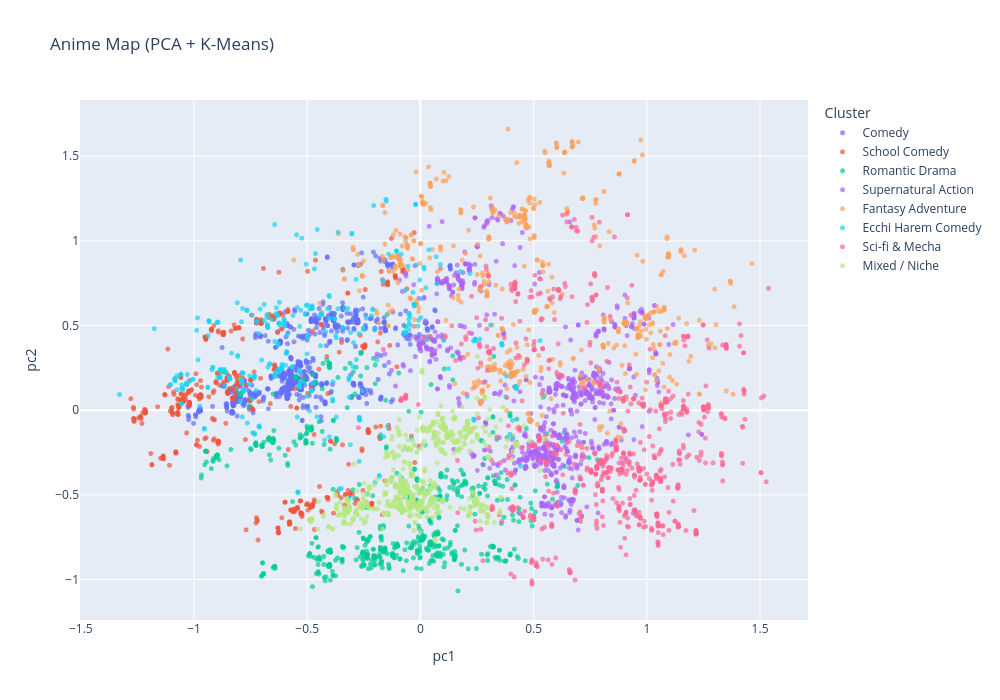

The cell this chart's notebook holds for it:
### Code cell
import plotly.express as px

fig = px.scatter(
    df_map, x="pc1", y="pc2", color="cluster_name",
    hover_name="title_display",
    hover_data={"score": True, "type": True, "genre_display": True, "pc1": False, "pc2": False},
    labels={"cluster_name": "Cluster", "genre_display": "Genres", "score": "Score", "type": "Type"},
    opacity=0.7, width=1000, height=700,
    title="Anime Map (PCA + K-Means)",
)

fig.update_traces(marker=dict(size=5))
fig.show()
fig.write_html("../anime_map.html")

### Figure 1 — Plotly figure (JSON) as saved in the notebook; plotly's stock layout.template omitted (floating-point values rounded to 4 significant figures; data arrays with more than 128 entries replaced by an {"elided": "..."} marker saying what was removed)
{"data": [{"customdata": {"elided": "1242x3 mixed values"}, "hovertemplate": "<b>%{hovertext}</b><br><br>Cluster=Comedy<br>Score=%{customdata[0]}<br>Type=%{customdata[1]}<br>Genres=%{customdata[2]}<extra></extra>", "hovertext": {"elided": "1242 str values"}, "legendgroup": "Comedy", "marker": {"color": "#636efa", "opacity": 0.7, "size": 5, "symbol": "circle"}, "mode": "markers", "name": "Comedy", "showlegend": true, "type": "scattergl", "x": {"elided": "1242 float values"}, "xaxis": "x", "y": {"elided": "1242 float values"}, "yaxis": "y"}, {"customdata": {"elided": "634x3 mixed values"}, "hovertemplate": "<b>%{hovertext}</b><br><br>Cluster=School Comedy<br>Score=%{customdata[0]}<br>Type=%{customdata[1]}<br>Genres=%{customdata[2]}<extra></extra>", "hovertext": {"elided": "634 str values"}, "legendgroup": "School Comedy", "marker": {"color": "#EF553B", "opacity": 0.7, "size": 5, "symbol": "circle"}, "mode": "markers", "name": "School Comedy", "showlegend": true, "type": "scattergl", "x": {"elided": "634 float values"}, "xaxis": "x", "y": {"elided": "634 float values"}, "yaxis": "y"}, {"customdata": {"elided": "746x3 mixed values"}, "hovertemplate": "<b>%{hovertext}</b><br><br>Cluster=Romantic Drama<br>Score=%{customdata[0]}<br>Type=%{customdata[1]}<br>Genres=%{customdata[2]}<extra></extra>", "hovertext": {"elided": "746 str values"}, "legendgroup": "Romantic Drama", "marker": {"color": "#00cc96", "opacity": 0.7, "size": 5, "symbol": "circle"}, "mode": "markers", "name": "Romantic Drama", "showlegend": true, "type": "scattergl", "x": {"elided": "746 float values"}, "xaxis": "x", "y": {"elided": "746 float values"}, "yaxis": "y"}, {"customdata": {"elided": "868x3 mixed values"}, "hovertemplate": "<b>%{hovertext}</b><br><br>Cluster=Supernatural Action<br>Score=%{customdata[0]}<br>Type=%{customdata[1]}<br>Genres=%{customdata[2]}<extra></extra>", "hovertext": {"elided": "868 str values"}, "legendgroup": "Supernatural Action", "marker": {"color": "#ab63fa", "opacity": 0.7, "size": 5, "symbol": "circle"}, "mode": "markers", "name": "Supernatural Action", "showlegend": true, "type": "scattergl", "x": {"elided": "868 float values"}, "xaxis": "x", "y": {"elided": "868 float values"}, "yaxis": "y"}, {"customdata": {"elided": "737x3 mixed values"}, "hovertemplate": "<b>%{hovertext}</b><br><br>Cluster=Fantasy Adventure<br>Score=%{customdata[0]}<br>Type=%{customdata[1]}<br>Genres=%{customdata[2]}<extra></extra>", "hovertext": {"elided": "737 str values"}, "legendgroup": "Fantasy Adventure", "marker": {"color": "#FFA15A", "opacity": 0.7, "size": 5, "symbol": "circle"}, "mode": "markers", "name": "Fantasy Adventure", "showlegend": true, "type": "scattergl", "x": {"elided": "737 float values"}, "xaxis": "x", "y": {"elided": "737 float values"}, "yaxis": "y"}, {"customdata": {"elided": "393x3 mixed values"}, "hovertemplate": "<b>%{hovertext}</b><br><br>Cluster=Ecchi Harem Comedy<br>Score=%{customdata[0]}<br>Type=%{customdata[1]}<br>Genres=%{customdata[2]}<extra></extra>", "hovertext": {"elided": "393 str values"}, "legendgroup": "Ecchi Harem Comedy", "marker": {"color": "#19d3f3", "opacity": 0.7, "size": 5, "symbol": "circle"}, "mode": "markers", "name": "Ecchi Harem Comedy", "showlegend": true, "type": "scattergl", "x": {"elided": "393 float values"}, "xaxis": "x", "y": {"elided": "393 float values"}, "yaxis": "y"}, {"customdata": {"elided": "839x3 mixed values"}, "hovertemplate": "<b>%{hovertext}</b><br><br>Cluster=Sci-fi & Mecha<br>Score=%{customdata[0]}<br>Type=%{customdata[1]}<br>Genres=%{customdata[2]}<extra></extra>", "hovertext": {"elided": "839 str values"}, "legendgroup": "Sci-fi & Mecha", "marker": {"color": "#FF6692", "opacity": 0.7, "size": 5, "symbol": "circle"}, "mode": "markers", "name": "Sci-fi & Mecha", "showlegend": true, "type": "scattergl", "x": {"elided": "839 float values"}, "xaxis": "x", "y": {"elided": "839 float values"}, "yaxis": "y"}, {"customdata": {"elided": "1209x3 mixed values"}, "hovertemplate": "<b>%{hovertext}</b><br><br>Cluster=Mixed / Niche<br>Score=%{customdata[0]}<br>Type=%{customdata[1]}<br>Genres=%{customdata[2]}<extra></extra>", "hovertext": {"elided": "1209 str values"}, "legendgroup": "Mixed / Niche", "marker": {"color": "#B6E880", "opacity": 0.7, "size": 5, "symbol": "circle"}, "mode": "markers", "name": "Mixed / Niche", "showlegend": true, "type": "scattergl", "x": {"elided": "1209 float values"}, "xaxis": "x", "y": {"elided": "1209 float values"}, "yaxis": "y"}], "layout": {"height": 700, "legend": {"title": {"text": "Cluster"}, "tracegroupgap": 0}, "title": {"text": "Anime Map (PCA + K-Means)"}, "width": 1000, "xaxis": {"anchor": "y", "domain": [0, 1], "title": {"text": "pc1"}}, "yaxis": {"anchor": "x", "domain": [0, 1], "title": {"text": "pc2"}}}}
